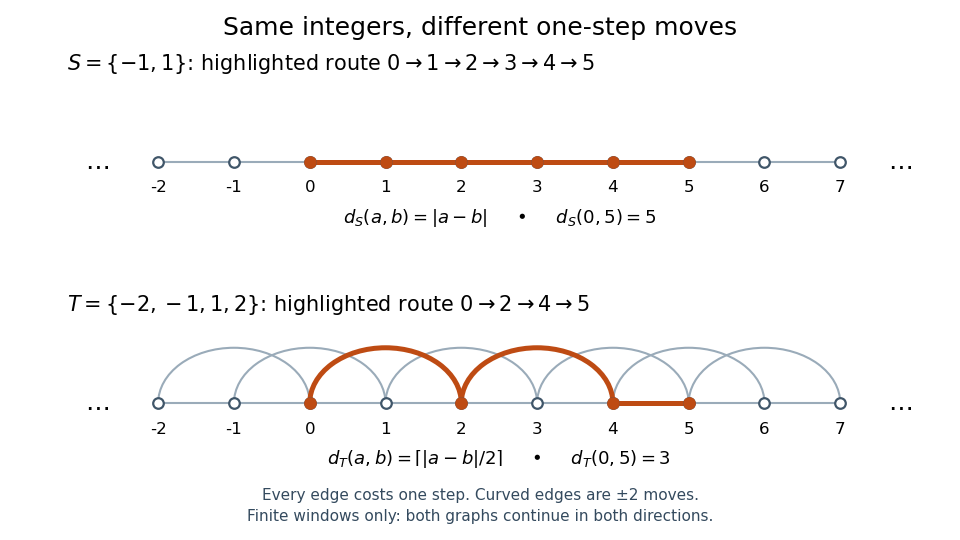

Write the Python code that produced this figure.
"""Draw finite windows of two integer Cayley graphs.

Run from _media: python ../cayley-integer-generators-and-distances.py
Writes cayley-integer-generators-and-distances.png to the current directory.
Tested with Python 3.14.4, Matplotlib 3.10.7, NumPy 2.3.5 (root pyproject.toml).
"""

import os

os.environ.setdefault("MPLCONFIGDIR", "/tmp/codex-wiki-matplotlib")
import matplotlib

matplotlib.use("Agg")
import matplotlib.pyplot as plt
from matplotlib.patches import Arc


def draw_panel(ax, skips, route, heading, formula):
    vertices = list(range(-2, 8))
    highlight = {tuple(sorted(pair)) for pair in zip(route, route[1:])}
    for step in ([1, 2] if skips else [1]):
        for start in vertices:
            end = start + step
            if end not in vertices:
                continue
            selected = (start, end) in highlight
            color = "#be4b13" if selected else "#9aabb9"
            width = 3.6 if selected else 1.5
            layer = 3 if selected else 1
            if step == 1:
                ax.plot([start, end], [0, 0], color=color, lw=width, zorder=layer)
            else:
                ax.add_patch(Arc(((start + end) / 2, 0), 2, 1.25,
                                 theta1=0, theta2=180, color=color,
                                 lw=width, zorder=layer))
    ax.scatter(vertices, [0] * len(vertices), s=58, c="white",
               edgecolors="#405669", linewidths=1.6, zorder=4)
    ax.scatter(route, [0] * len(route), s=65, c="#be4b13", zorder=5)
    for n in vertices:
        ax.text(n, -0.21, str(n), ha="center", va="top", fontsize=12)
    ax.text(-2.8, 0, "…", ha="center", va="center", fontsize=18)
    ax.text(7.8, 0, "…", ha="center", va="center", fontsize=18)
    ax.set_title(heading, loc="left", fontsize=15, pad=12)
    ax.text(0.5, 0.04, formula, transform=ax.transAxes, ha="center", fontsize=13)
    ax.set_xlim(-3.2, 8.2)
    ax.set_ylim(-0.75, 0.85)
    ax.axis("off")


def main():
    plt.rcParams.update({"font.family": "DejaVu Sans", "figure.facecolor": "white",
                         "axes.facecolor": "white"})
    fig, axes = plt.subplots(2, 1, figsize=(9.6, 5.4), dpi=100)
    fig.suptitle("Same integers, different one-step moves", fontsize=18, y=0.97)
    draw_panel(axes[0], False, [0, 1, 2, 3, 4, 5],
               r"$S=\{-1,1\}$: highlighted route $0\to1\to2\to3\to4\to5$",
               r"$d_S(a,b)=|a-b|$     •     $d_S(0,5)=5$")
    draw_panel(axes[1], True, [0, 2, 4, 5],
               r"$T=\{-2,-1,1,2\}$: highlighted route $0\to2\to4\to5$",
               r"$d_T(a,b)=\lceil |a-b|/2\rceil$     •     $d_T(0,5)=3$")
    fig.text(0.5, 0.035, "Every edge costs one step. Curved edges are ±2 moves.\n"
             "Finite windows only: both graphs continue in both directions.",
             ha="center", fontsize=11, linespacing=1.5, color="#344a5e")
    fig.subplots_adjust(left=0.07, right=0.97, top=0.84, bottom=0.13, hspace=0.7)
    fig.savefig("cayley-integer-generators-and-distances.png", facecolor="white",
                transparent=False)
    plt.close(fig)


if __name__ == "__main__":
    main()
